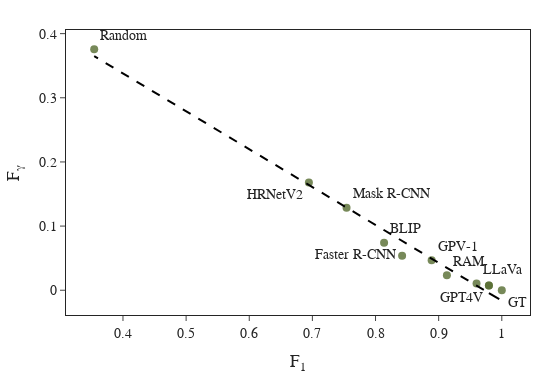

Notebook source saved alongside this figure:
### Code cell
from sklearn.linear_model import LinearRegression

# models = [
#     'BLIP', 'Model-1', 'Model-2', 'Model-3', 'GT', 'GPV-1', 'RAM', 'YOLOv7', 'HRNetV2', 'Mask R-CNN', 'Faster R-CNN', 'Random', 
#     'ALL_1'
# ]
models = [
    'GPT4V', 'LLaVa', 'BLIP', 'GT', 'GPV-1', 'RAM', '', 'HRNetV2', 'Mask R-CNN', 'Faster R-CNN', 'Random'
]
fig = go.Figure()

fig.update_layout(
    template="simple_white",
    xaxis=dict(title_text="F<sub>1</sub>", tickmode='linear'),
    yaxis=dict(title_text="F<sub>\u03B3</sub>",  tickmode='linear'),
    title=dict(
        text="",
        font=dict(size=32, color="black"),
        x=0.5,
        y=0.995

    )
)
v_s = '$V_{3}S_{2}$'
X = f1_scores_df[v_s]
Y = normalized_likelihood_df[v_s]

fig.add_trace(
    go.Scatter(
        x=X, 
        y=Y,
        text=models,
        mode="markers+text",
        textposition=['bottom left', 'top right', 'top right',
                      'bottom right', 'top right', 'top right',
                      'top right', 'bottom left', 'top right',
                      'middle left', 'top right', 'top right',
                      'top right'],
        marker=dict(color='darkolivegreen'),
        showlegend=False
    )
)
model = LinearRegression().fit(np.array(X).reshape(-1,1),Y)
y_hat = model.predict(np.array(X).reshape(-1,1))
fig.add_trace(go.Scatter(x=X, y=y_hat, mode='lines',showlegend=False, line_color='Black', line={'dash': 'dash'}))

fig.update_traces(
    marker=dict(
        size=8,
        opacity=0.8)
)

fig.update_layout(legend=dict(
        orientation="h",
        yanchor="bottom",
        y=1.0,
        xanchor="right",
        x=0.86,
        bgcolor='rgba(0,0,0,0)',
        title=None,
        font=dict(
            size=19
        )
    ))
    
fig.update_layout(
    margin=dict(l=20, r=20, t=30, b=20),
    font_family="Courier New",
    title_font_family="Times New Roman",
    font=dict(size=14),
    template='simple_white',
    width=550,
    height=380
)
fig.update_layout(
    xaxis = dict(
        tickmode = 'linear',
        tick0 = 0.0,
        dtick = 0.1,
        mirror=True,
        ticks='outside',
        showline=True,
    ),
    yaxis = dict(
        tickmode = 'linear',
        tick0 = 0.0,
        dtick = 0.1,
        mirror=True,
        ticks='outside',
        showline=True,
    )
)
# fig.update_layout(yaxis_range=[-0.05,0.4])
# fig.update_layout(xaxis_range=[0.18,1])


# fig.add_annotation(dict(font=dict(size=20),
#                                         x=0.42,
#                                         y=-0.4,
#                                         showarrow=False,
#                                         text="Similarity (Human)",
#                                         textangle=0,
#                                         xanchor='left',
#                                         xref="paper",
#                                         yref="paper"))

fig.write_image(
    './corr_f1_f_gamma.pdf', 
    format='pdf'
)


fig.show()

### Figure 1 — Plotly figure (JSON) as saved in the notebook; plotly's stock layout.template omitted (floating-point values rounded to 4 significant figures)
{"data": [{"marker": {"color": "darkolivegreen", "opacity": 0.8, "size": 8}, "mode": "markers+text", "showlegend": false, "text": ["GPT4V", "LLaVa", "BLIP", "GT", "GPV-1", "RAM", "", "HRNetV2", "Mask R-CNN", "Faster R-CNN", "Random"], "textposition": ["bottom left", "top right", "top right", "bottom right", "top right", "top right", "top right", "bottom left", "top right", "middle left", "top right", "top right", "top right"], "type": "scatter", "x": [0.9796, 0.96, 0.8136, 1, 0.8889, 0.913, 0.9796, 0.6944, 0.7541, 0.8421, 0.3544], "y": [0.007366, 0.01042, 0.07402, 0, 0.04658, 0.02329, 0.007366, 0.168, 0.1286, 0.05362, 0.3757]}, {"line": {"color": "Black", "dash": "dash"}, "marker": {"opacity": 0.8, "size": 8}, "mode": "lines", "showlegend": false, "type": "scatter", "x": [0.9796, 0.96, 0.8136, 1, 0.8889, 0.913, 0.9796, 0.6944, 0.7541, 0.8421, 0.3544], "y": [-0.004327, 0.007245, 0.09374, -0.01638, 0.04925, 0.03498, -0.004327, 0.1641, 0.1289, 0.07688, 0.3649]}], "layout": {"font": {"family": "Courier New", "size": 14}, "height": 380, "legend": {"bgcolor": "rgba(0, 0, 0, 0)", "font": {"size": 19}, "orientation": "h", "title": {}, "x": 0.86, "xanchor": "right", "y": 1, "yanchor": "bottom"}, "margin": {"b": 20, "l": 20, "r": 20, "t": 30}, "title": {"font": {"color": "black", "family": "Times New Roman", "size": 32}, "text": "", "x": 0.5, "y": 0.995}, "width": 550, "xaxis": {"autorange": true, "dtick": 0.1, "mirror": true, "range": [0.3096, 1.045], "showline": true, "tick0": 0, "tickmode": "linear", "ticks": "outside", "title": {"text": "F<sub>1</sub>"}, "type": "linear"}, "yaxis": {"autorange": true, "dtick": 0.1, "mirror": true, "range": [-0.0386, 0.4057], "showline": true, "tick0": 0, "tickmode": "linear", "ticks": "outside", "title": {"text": "F<sub>γ</sub>"}, "type": "linear"}}}
